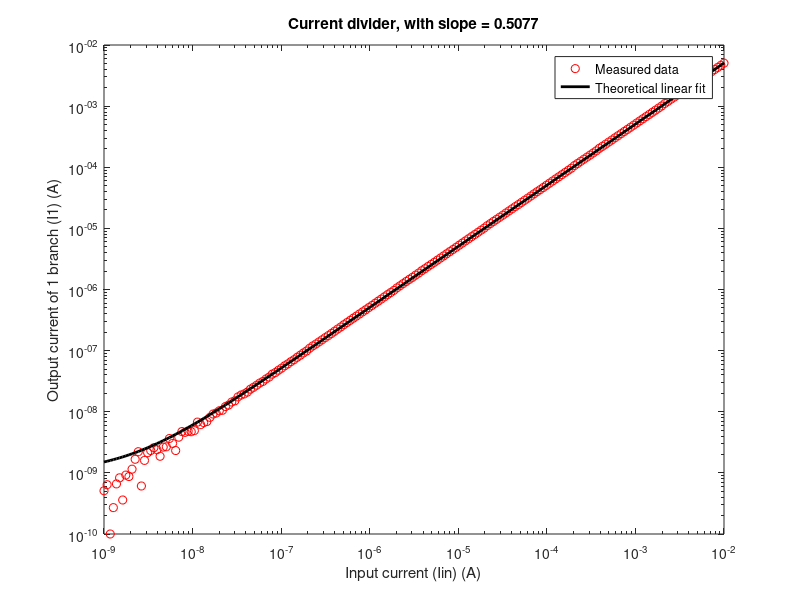

MATLAB code to generate this figure:
%% Experiment 3

load exp3Iina.csv
load exp3Iinb.csv
load exp3Ioutb.csv
load exp3Iouta.csv

%Circuit a
loglog(abs(exp3Iina), abs(exp3Iouta), 'ro')
P2 = polyfit(abs(exp3Iina(110:200)),abs(exp3Iouta(110:200)),1);
y2fit = 0.5077*abs(exp3Iina) + 10e-10 ;
hold on;
loglog(abs(exp3Iina),y2fit,'k', 'LineWidth', 2);
xlabel('Input current (Iin) (A)')
ylabel('Output current of 1 branch (I1) (A)')
title('Current divider, with slope = 0.5077')
legend('Measured data','Theoretical linear fit')

%Circuit b
% loglog(abs(exp3Iinb), abs(exp3Ioutb), 'ro')
% P = polyfit(abs(exp3Iinb(110:200)),abs(exp3Ioutb(110:200)),1);
% yfit = P(1)*abs(exp3Iinb(110:200))+P(2);
% hold on;
% loglog(abs(exp3Iinb(110:200)),yfit,'k', 'LineWidth', 2);
% xlabel('Input current (Iin) (A)')
% ylabel('Output current of 1 branch (I1) (A)')
% title('Current divider, with slope = 0.4938')
% legend('Measured data','Theoretical linear fit')
